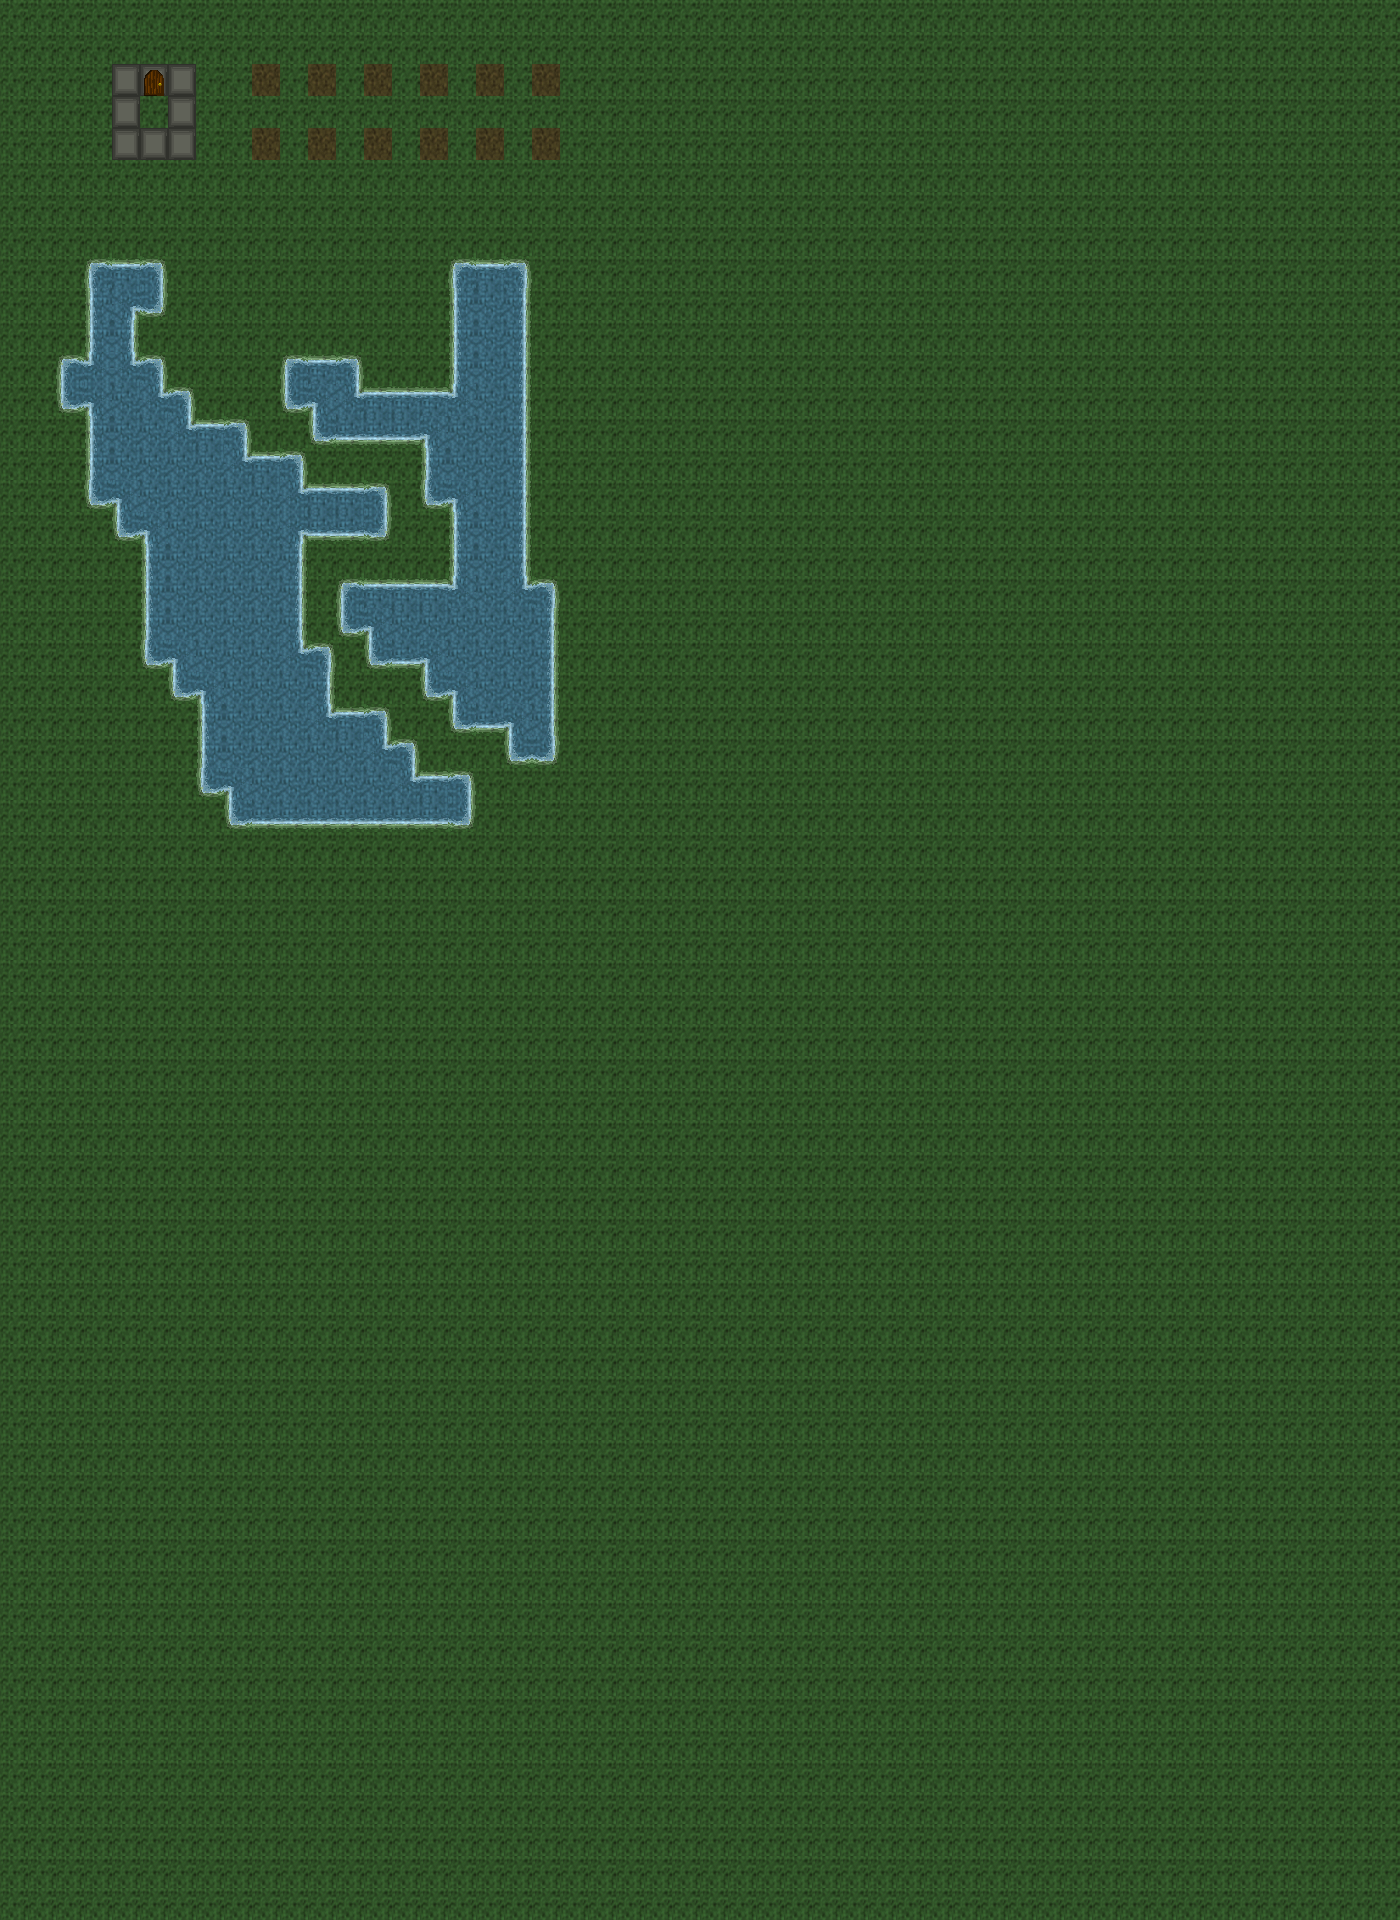

A level layout from a 2D game, rendered from its tile map. Below: a short description, then the map file with tile-grid data replaced by summaries:
An orthogonal 50x60 tile map with 28x32 px tiles, 1 tile layer (Tile Layer 1) and 3 objects (3x NPC).

<map version="1.0" orientation="orthogonal" width="50" height="60" tilewidth="28" tileheight="32">
 <properties>
  <property name="Exit_East" value="none" />
  <property name="Exit_North" value="CarrionValleyWest,8,13,outdoors" />
  <property name="Exit_South" value="none" />
  <property name="Exit_West" value="none" />
  <property name="GlobalX" value="-1" />
  <property name="GlobalY" value="-1" />
  <property name="MapType" value="town" />
  <property name="Name" value="Carrion Dusk Camp" />
  <property name="StartX" value="2" />
  <property name="StartY" value="2" />
 </properties>
 <tileset firstgid="1" name="Terrain1" tilewidth="28" tileheight="32">
  <image source="../../display/images/Terrain1.png" width="308" height="352" />
  <terraintypes>
   <terrain name="Water" tile="48" />
   <terrain name="Cliff" tile="74" />
   <terrain name="Cave" tile="98" />
   <terrain name="CaveWall" tile="97" />
   <terrain name="Grass" tile="5" />
  </terraintypes>
  <tile id="5" terrain="4,4,4,4" />
  <tile id="48" terrain="0,0,0,0" />
  <tile id="49" terrain="0,4,0,4" />
  <tile id="50" terrain="0,0,4,4" />
  <tile id="51" terrain="4,4,0,0" />
  <tile id="52" terrain="0,4,0,0" />
  <tile id="53" terrain="4,0,0,0" />
  <tile id="54" terrain="0,0,0,4" />
  <tile id="55" terrain="0,0,4,0" />
  <tile id="56" terrain="4,0,4,0" />
  <tile id="57" terrain="4,4,4,0" />
  <tile id="58" terrain="4,4,0,4" />
  <tile id="59" terrain="0,4,4,4" />
  <tile id="60" terrain="4,0,4,4" />
 </tileset>
 <layer name="Tile Layer 1" width="50" height="60">
  <properties>
   <property name="ANODE#0" value="false#0#0#0#0#none#none#none#none" />
<property name="ChangeMap#27" value="true#20#3#19#53#CombatDemoStart#none#none#none" />
<property name="ChangeMap#26" value="true#17#4#46#48#TowerRockSouth#none#none#none" />
<property name="ChangeMap#25" value="true#19#4#14#37#TestWorld2#none#none#none" />
<property name="TeleportTo#24" value="true#17#8#16#5#none#none#none#SingleNotification_21" />
<property name="TeleportTo#23" value="true#17#8#14#5#none#none#none#SingleNotification_18" />
<property name="StuffDone#22" value="true#15#4#0#0#SingleNotification_2#TeleportTo_24#TeleportTo_23#none" />
<property name="SingleNotification#21" value="false#17#8#0#0#Since you stuff was done, I have decided to teleport you to the right!#none#none#none" />
<property name="SingleNotification#18" value="false#17#8#0#0#Because you did not execute the first node, I have decided to teleport you to the left.#none#none#none" />
<property name="ChangeTile#15" value="true#9#4#9#5#tile_27#none#none#none" />
<property name="TeleportNPC#14" value="false#13#4#13#5#Aldous Fischer#none#none#none" />
<property name="PlaySound#13" value="true#11#4#0#0#default.ogg#none#none#none" />
<property name="ChangeMap#12" value="true#19#2#10#10#CarrionValleyWest#none#none#none" />
<property name="SecretPassage#9" value="true#5#4#5#4#none#none#none#none" />
<property name="TeleportTo#11" value="false#17#2#5#1#none#none#none#SingleNotification_10" />
<property name="SingleNotification#10" value="false#17#9#0#0#You just got teleported!#none#none#none" />
<property name="SingleNotification#8" value="true#15#2#0#0#This is a persistent notification.#none#none#none" />
   <property name="DoubleNotification#3" value="false#11#2#0#0#Text goes here.#Other text goes here.#none#none" />
   <property name="SingleNotification#2" value="false#9#2#0#0#Text goes here.#none#none#none" />
   <property name="SingleNotification#5" value="false#17#9#0#0#Stuff Was Done!#none#none#none" />
   <property name="SingleNotification#6" value="false#17#9#0#0#You haven't done stuff yet!#none#none#none" />
   <property name="StuffDone#7" value="true#13#2#0#0#DoubleNotification_3#SingleNotification_5#SingleNotification_6#none" />
   <property name="ZNODE#0" value="false#0#0#0#0#none#none#none#none" />
  </properties>
  <data>[3000 cells, 3000 non-empty, 17 distinct tile ids]</data>
 </layer>
 <objectgroup name="NPCS" width="50" height="60">
<object name="Masker" type="NPC" gid="122" x="8" y="7" />
<object name="Aldous Fischer" type="NPC" gid="122" x="8" y="3" />
<object name="Tumbla Jain" type="NPC" gid="122" x="7" y="2" />
 </objectgroup>
</map>
